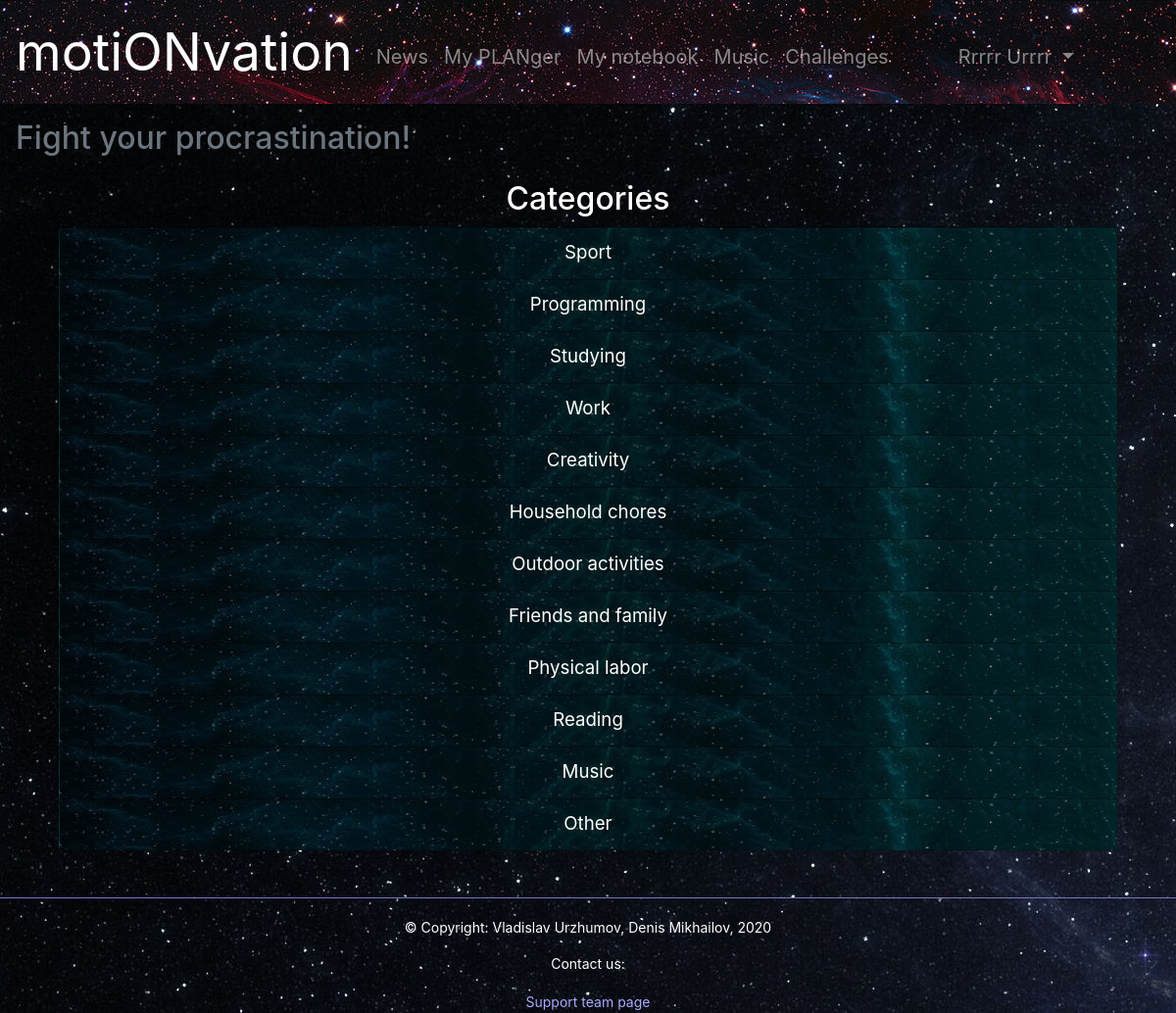
The app's page /select_category (signed in) with its own data.
### motionvation/data/models/categories.py (models this page shows)
class Category(SqlAlchemyBase, SerializerMixin):
    __tablename__ = 'categories'
    id = Column(Integer, primary_key=True, autoincrement=True)
    title = Column(String)
    user_id = Column(Integer, ForeignKey('users.id'))
    user = orm.relation('User')
    tasks = orm.relation('Task', back_populates='category')

### motionvation/application.py (the view)
@app.route('/select_category')
@login_required
def select_category():
    db = db_session.create_session()
    categories = db.query(Category).filter(Category.user_id == admin_id).all().copy()
    return render_template('select_category.html', categories=categories, useracc=(current_user.name + ' ' + current_user.surname),
                           title='Select category')

### motionvation/application.py (called while the page is built)
@login_manager.user_loader
def load_user(user_id):
    db = db_session.create_session()
    return db.query(User).get(user_id)

### motionvation/data/db_session.py (called while the page is built)
def create_session() -> orm.Session:
    global __factory
    return __factory()

### motionvation/templates/select_category.html
{% extends 'base.html' %}
{% block content %}
<main class='text-center container'>
        <h2>Categories</h2>
        <div class="container">
        <ul class="list-group">
            {% for category in categories %}
            <li class="list-group-item list-group-flush list-group-color"><a href="/add_task/{{ category.id }}" class='button-note-text'>{{ category.title }}</a></li>
            {% endfor %}
        </ul>
        </div>
    </main>
{% endblock %}

### motionvation/static/css/style120.css (style rules this page uses)
body { background: url(../img/7.jpg); color: #fff; }
.list-group-color { background: url(../img/1.jpg); }
.button-note-text { color: #fff; font-size: 14pt; text-decoration: none; }

### records on screen
Category: title "Sport"
Category: title "Programming"
Category: title "Studying"
Category: title "Work"
Category: title "Creativity"
Category: title "Household chores"
Category: title "Outdoor activities"
Category: title "Friends and family"
Category: title "Physical labor"
Category: title "Reading"
Category: title "Music"
Category: title "Other"

### other values on screen
{{ useracc }} "Rrrrr Urrrr"
